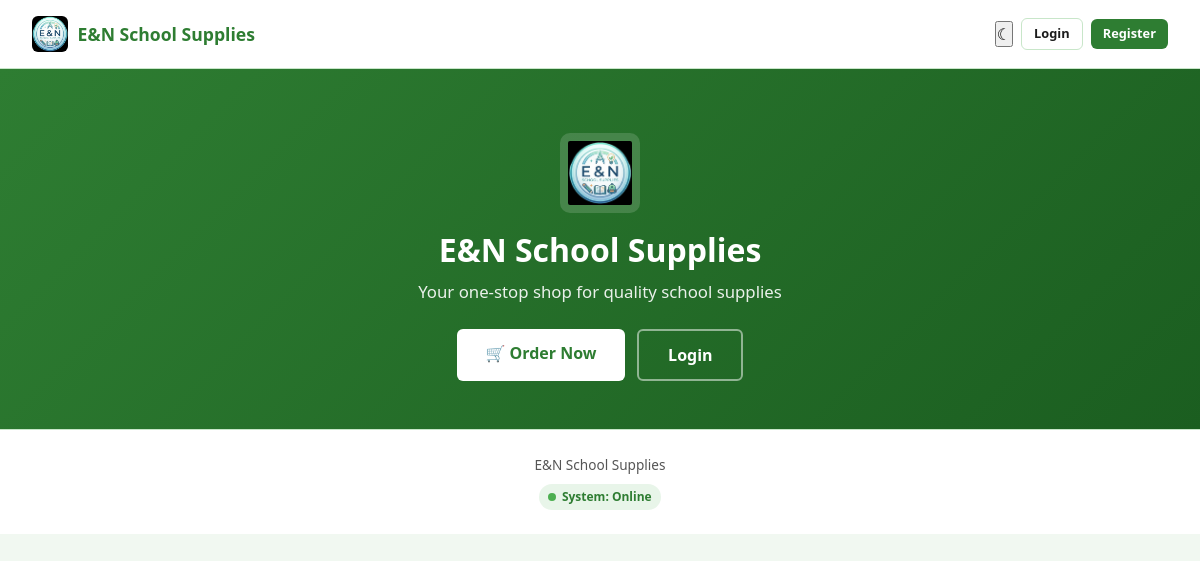
The page / on the database its author committed.
### tables this page shows
CREATE TABLE IF NOT EXISTS `system_settings` (
  `setting_key`   VARCHAR(100) PRIMARY KEY,
  `setting_value` TEXT         NOT NULL,
  `updated_at`    TIMESTAMP    NOT NULL DEFAULT CURRENT_TIMESTAMP ON UPDATE CURRENT_TIMESTAMP
);

### includes/config.php (called while the page is built, shortened)
<?php
$configFile = BASE_PATH . 'config.json';
$config = json_decode(file_get_contents($configFile), true);
$dbConf = $config['database'];
try {
    $dsn = sprintf(
        'mysql:host=%s;dbname=%s;charset=%s',
        $dbConf['host'],
        $dbConf['name'],
        $dbConf['charset']
    );
    $pdo = new PDO($dsn, $dbConf['user'], $dbConf['password'], [
        PDO::ATTR_ERRMODE            => PDO::ERRMODE_EXCEPTION,
        PDO::ATTR_DEFAULT_FETCH_MODE => PDO::FETCH_ASSOC,
        PDO::ATTR_EMULATE_PREPARES   => false,
    ]);
} catch (PDOException $e) {
    die('Database connection failed: ' . $e->getMessage());
}
function get_setting(string $key, string $default = ''): string {
    global $pdo;
    try {
        $stmt = $pdo->prepare("SELECT setting_value FROM system_settings WHERE setting_key = ? LIMIT 1");
        $stmt->execute([$key]);
        $row = $stmt->fetch();
        return $row ? $row['setting_value'] : $default;
    } catch (Exception $e) {
        return $default;
    }
}

### includes/helpers.php (called while the page is built, shortened)
<?php
function is_logged_in(): bool {
    return !empty($_SESSION['user_id']);
}

### index.php (the view, shortened to what this page needs)
<?php
require_once __DIR__ . '/includes/config.php';
require_once __DIR__ . '/includes/helpers.php';
$storeName  = get_setting('store_name', 'E&N School Supplies');
$logoPath   = get_setting('logo_path', 'assets/images/logo.png');
$sysStatus  = get_setting('system_status', 'online');
$forceDark  = get_setting('force_dark_mode', '0');
?>
<!DOCTYPE html>
<html lang="en">
<head>
  <link rel="stylesheet" href="assets/css/global.css">
  <link rel="stylesheet" href="assets/css/components.css">
</head>
<body
  data-base-path=""
  data-force-dark-mode="<?= $forceDark ?>"
  data-theme-preference="auto"
>
<nav class="landing-nav">
  <a href="index.php" class="brand">
    <img src="<?= $logoPath ?>" alt="Logo" onerror="this.style.display='none'">
    <?= htmlspecialchars($storeName) ?>
  </a>
  <div class="nav-actions">
    <button class="theme-toggle" id="theme-toggle" title="Toggle theme">&#9790;</button>
    <?php if (is_logged_in()): ?>
      <a href="<?= current_user_role() ?>/dashboard.php" class="btn btn-primary btn-sm">Dashboard</a>
    <?php else: ?>
      <a href="login.php" class="btn btn-outline btn-sm">Login</a>
      <a href="register.php" class="btn btn-primary btn-sm">Register</a>
    <?php endif; ?>
  </div>
</nav>
<section class="hero">
  <img src="<?= $logoPath ?>" alt="Logo" onerror="this.style.display='none'">
  <h1><?= htmlspecialchars($storeName) ?></h1>
  <p class="tagline">Your one-stop shop for quality school supplies</p>
  <div class="hero-actions">
    <a href="kiosk.php" class="btn-hero-primary">&#128722; Order Now</a>
    <?php if (!is_logged_in()): ?>
      <a href="login.php" class="btn-hero-outline">Login</a>
    <?php endif; ?>
  </div>
</section>
<footer class="landing-footer">
  <div class="footer-info">
    <span><?= htmlspecialchars($storeName) ?></span>
  </div>
  <div class="status">
    <span class="system-status <?= $sysStatus ?>">
      <span class="status-dot"></span>
      System: <?= ucfirst($sysStatus) ?>
    </span>
  </div>
</footer>
</body>
</html>

### assets/css/global.css (style rules this page uses)
:root { --primary: #2e7d32; --primary-light: #4caf50; --primary-hover: #256428; --accent: #81c784; --surface: #ffffff; --background: #f1f8f1; --text-primary: #1b1b1b; --text-secondary: #555555; --text-muted: #888888; --border: #c8e6c9; --border-light: #e0e0e0; --danger: #d32f2f; --danger-hover: #b71c1c; --warning: #f9a825; --warning-hover: #f57f17; --success: #2e7d32; --info: #1565c0; --shadow-sm: 0 1px 3px rgba(0,0,0,0.08); --shadow-md: 0 4px 12px rgba(0,0,0,0.1); --shadow-lg: 0 8px 28px rgba(0,0,0,0.13); --radius-sm: 6px; --radius-md: 10px; --radius-lg: 16px; --radius-full: 999px; --font-family: 'Segoe UI', 'Inter', Arial, sans-serif; --font-mono: 'Courier New', monospace; --transition: 0.2s ease; --sidebar-width: 260px; --sidebar-collapsed: 64px; --navbar-height: 60px; --toast-success-bg: #e8f5e9; --toast-success-border: #4caf50; --toast-error-bg: #ffebee; --toast-error-border: #d32f2f; --toast-warning-bg: #fff8e1; --toast-warning-border: #f9a825; --toast-info-bg: #e3f2fd; --toast-info-border: #1565c0; }
*, *::before, *::after { box-sizing: border-box; margin: 0; padding: 0; }
html { font-size: 16px; scroll-behavior: smooth; }
body { font-family: var(--font-family); background-color: var(--background); color: var(--text-primary); line-height: 1.6; min-height: 100vh; -webkit-font-smoothing: antialiased; -moz-osx-font-smoothing: grayscale; }
a { color: var(--primary); text-decoration: none; transition: color var(--transition); }
img { max-width: 100%; height: auto; display: block; }
input, select, textarea, button { font-family: inherit; font-size: inherit; }
h1 { font-size: 1.75rem; font-weight: 700; line-height: 1.3; }

### assets/css/components.css (style rules this page uses)
.btn { display: inline-flex; align-items: center; justify-content: center; gap: 0.4rem; padding: 0.55rem 1.2rem; border: none; border-radius: var(--radius-sm); font-size: 0.875rem; font-weight: 600; cursor: pointer; transition: all var(--transition); text-decoration: none; white-space: nowrap; line-height: 1.4; }
.btn-primary { background: var(--primary); color: #ffffff; }
.btn-outline { background: transparent; border: 1.5px solid var(--border); color: var(--text-primary); }
.btn-sm { padding: 0.35rem 0.75rem; font-size: 0.8rem; }
.system-status { display: inline-flex; align-items: center; gap: 0.35rem; padding: 0.2rem 0.6rem; border-radius: var(--radius-full); font-size: 0.75rem; font-weight: 600; }
.system-status .status-dot { width: 8px; height: 8px; border-radius: 50%; }
.system-status.online .status-dot { background: #4caf50; }
.system-status.online { background: #e8f5e9; color: #2e7d32; }

### rows shown on the page
system_settings: setting_value (picture)
system_settings: setting_value "E&N School Supplies"
system_settings: setting_value "Online"
